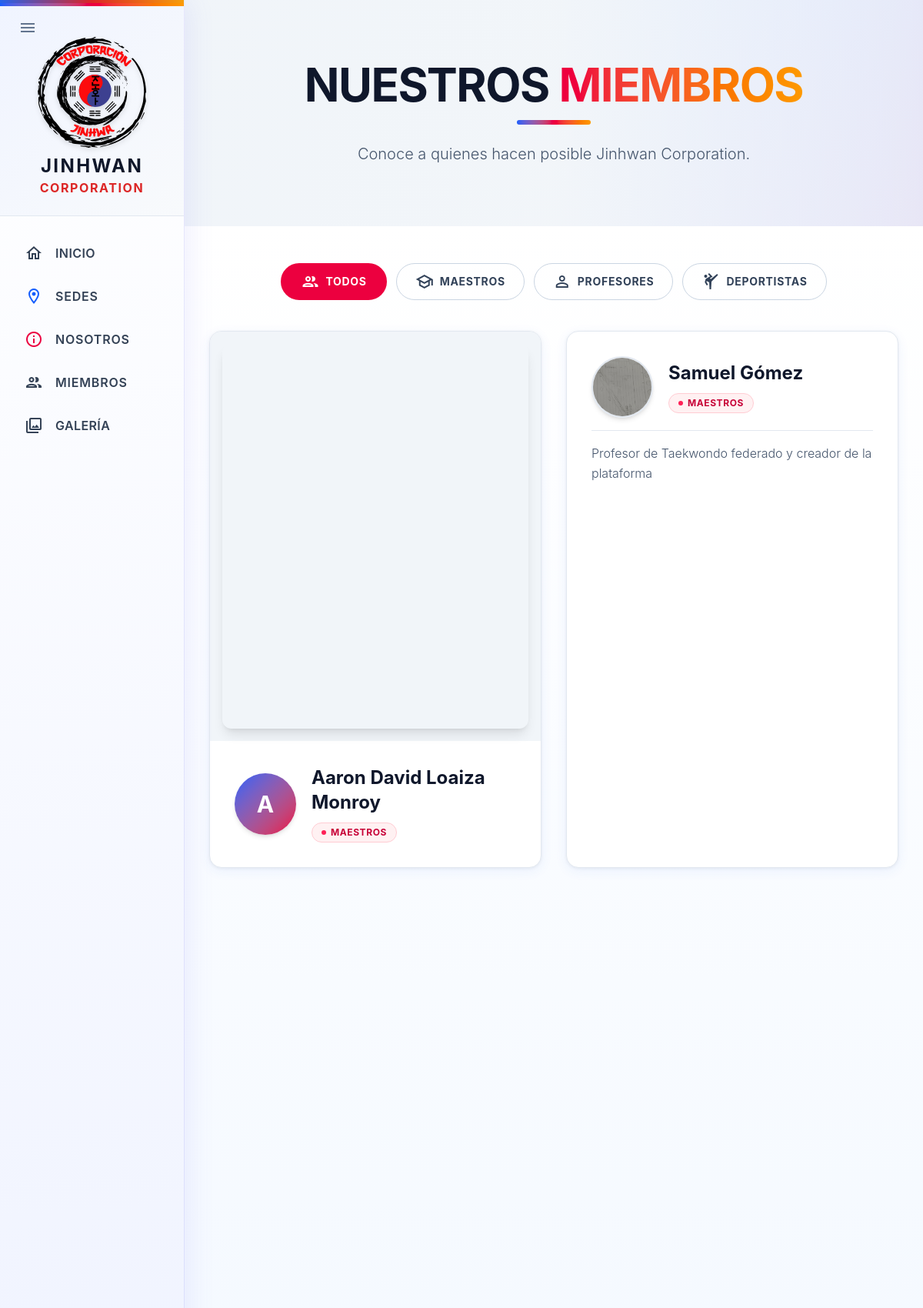
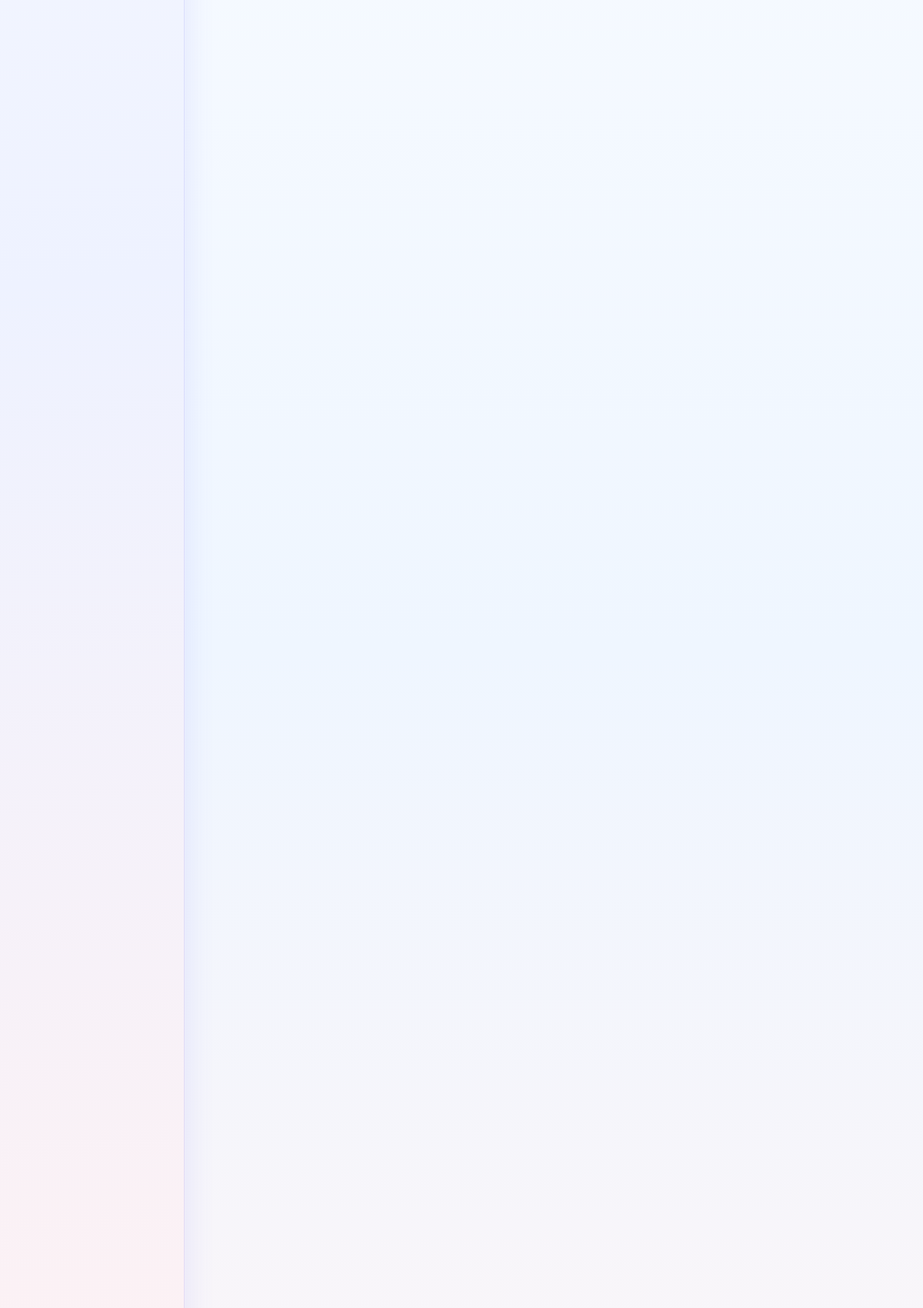
Screenshot of /miembros (upper part) with the database file from the repository (2 pictures, top to bottom).
### tables this page shows
CREATE TABLE `personas` (
  `id_persona` int NOT NULL AUTO_INCREMENT,
  `nombre` varchar(100) NOT NULL,
  `apellido` varchar(100) NOT NULL,
  `tipo_documento` varchar(50) DEFAULT 'TI',
  `num_doc` varchar(100) DEFAULT NULL,
  `telefono` varchar(50) DEFAULT NULL,
  `id_sede` int DEFAULT NULL,
  `foto_perfil` varchar(255) DEFAULT NULL,
  `activo` tinyint(1) DEFAULT '1',
  `created_at` timestamp NULL DEFAULT CURRENT_TIMESTAMP,
  PRIMARY KEY (`id_persona`),
  KEY `idx_personas_sede` (`id_sede`),
  KEY `idx_personas_num_doc` (`num_doc`),
  CONSTRAINT `fk_personas_sede` FOREIGN KEY (`id_sede`) REFERENCES `sedes` (`id_sede`) ON DELETE SET NULL ON UPDATE CASCADE
);

CREATE TABLE `galeria_multimedia` (
  `id_multimedia` int NOT NULL AUTO_INCREMENT,
  `id_persona` int DEFAULT NULL,
  `url` varchar(255) NOT NULL,
  `titulo` varchar(100) DEFAULT NULL,
  `descripcion` text,
  PRIMARY KEY (`id_multimedia`),
  KEY `idx_galeria_persona` (`id_persona`),
  CONSTRAINT `fk_galeria_persona` FOREIGN KEY (`id_persona`) REFERENCES `personas` (`id_persona`) ON DELETE CASCADE ON UPDATE CASCADE
);

CREATE TABLE `perfil_maestros` (
  `id_persona` int NOT NULL,
  `id_grado` int DEFAULT NULL,
  `descripcion_perfil` text,
  `logros` text,
  `mostrar_en_web` tinyint(1) DEFAULT '0',
  PRIMARY KEY (`id_persona`),
  KEY `idx_maestro_grado` (`id_grado`),
  CONSTRAINT `fk_perfil_maestro_persona` FOREIGN KEY (`id_persona`) REFERENCES `personas` (`id_persona`) ON DELETE CASCADE ON UPDATE CASCADE,
  CONSTRAINT `fk_perfil_maestro_grado` FOREIGN KEY (`id_grado`) REFERENCES `grados` (`id_grado`) ON DELETE SET NULL ON UPDATE CASCADE
);

### vistas/web/miembros.php (the view, shortened to what the rows shown need)
<?php include __DIR__ . '/../layout/sitio_cabecera.php'; ?>
<section class="relative py-20 overflow-hidden transition-colors duration-300">
    <div class="container mx-auto px-4 relative z-10 text-center">
        <h1 class="text-5xl md:text-6xl font-display font-bold text-slate-900 dark:text-white mb-4 uppercase tracking-tight transition-colors">
            Nuestros <span class="text-transparent bg-clip-text bg-gradient-to-r from-rose-600 to-amber-500">Miembros</span>
        </h1>
    </div>
</section>
<section class="py-12 relative overflow-hidden min-h-screen transition-colors duration-300">
    <div class="container mx-auto px-4 sm:px-6 lg:px-8 relative z-10">
        <div class="grid grid-cols-1 lg:grid-cols-2 gap-8" id="miembros-grid">
            <?php
            function getCleanEmbedUrl($url) {
                if (strpos($url, 'youtube.com') !== false || strpos($url, 'youtu.be') !== false) {
                    $videoId = '';
                    if (preg_match('/(?:youtube\.com\/(?:[^\/]+\/.+\/|(?:v|e(?:mbed)?)\/|.*[?&]v=)|youtu\.be\/)([^"&?\/\s]{11})/i', $url, $match)) {
                        $videoId = $match[1];
                    } elseif (preg_match('/youtube\.com\/shorts\/([^"&?\/\s]{11})/i', $url, $match)) {
                        $videoId = $match[1];
                    }
                    if ($videoId) {
                        return "https://www.youtube.com/embed/{$videoId}?controls=0&modestbranding=1&rel=0&showinfo=0&autoplay=1&mute=1&loop=1&playlist={$videoId}";
                    }
                } elseif (strpos($url, 'vimeo.com') !== false) {
                    if (preg_match('/vimeo\.com\/(\d+)/i', $url, $match)) {
                        $videoId = $match[1];
                        return "https://player.vimeo.com/video/{$videoId}?background=1&autoplay=1&loop=1&byline=0&title=0";
                    }
                }
                return null;
            }
            ?>
            <?php if(!empty($miembros)): ?>
                <?php foreach($miembros as $m):
                ?>
                    <?php $embed_url = !empty($m['instagram_url']) ? getCleanEmbedUrl($m['instagram_url']) : null; ?>
                    <div class="miembro-card bg-white dark:bg-slate-900/60 border border-slate-200 dark:border-slate-700 rounded-2xl overflow-hidden flex flex-col <?= $embed_url ? 'xl:flex-row' : '' ?> shadow-md hover:shadow-xl transition-all duration-300 hover:border-rose-500/40 dark:hover:border-rose-500/30" data-category="<?= htmlspecialchars($m['rol_id']) ?>">
                        <?php if($embed_url): ?>
                        <div class="xl:w-1/2 p-4 bg-slate-100 dark:bg-black/20 flex items-center justify-center min-h-[400px] transition-colors">
                            <iframe src="<?= htmlspecialchars($embed_url) ?>" class="w-full h-full min-h-[500px] border-0 rounded-xl shadow-lg pointer-events-auto" frameborder="0" allow="autoplay; fullscreen; picture-in-picture" allowfullscreen></iframe>
                        </div>
                        <?php endif; ?>
                        <div class="<?= $embed_url ? 'xl:w-1/2' : 'w-full' ?> p-8 flex flex-col justify-center space-y-4">
                            <div class="flex items-center gap-5">
                                <?php if (!empty($m['foto_perfil'])): ?>
                                    <img src="<?= base_url('/public/uploads/perfiles/' . $m['foto_perfil']) ?>" class="w-20 h-20 rounded-full object-cover shadow-md border-2 border-slate-200 dark:border-slate-700 shrink-0">
                                <?php else: ?>
                                    <div class="w-20 h-20 rounded-full bg-gradient-to-br from-blue-600 to-rose-600 flex items-center justify-center text-white font-display font-bold text-3xl shadow-md shrink-0">
                                        <?= strtoupper(substr($m['nombre'], 0, 1)) ?>
                                    </div>
                                <?php endif; ?>
                                <div>
                                    <h3 class="text-2xl font-display font-bold text-slate-900 dark:text-white mb-2 transition-colors"><?= htmlspecialchars($m['nombre'] . ' ' . $m['apellido']) ?></h3>
                                    <span class="inline-flex items-center gap-1.5 px-3 py-1 rounded-full text-xs font-bold bg-rose-50 dark:bg-rose-600/10 border border-rose-200 dark:border-rose-500/30 text-rose-700 dark:text-rose-400 uppercase tracking-wider transition-colors">
                                        <span class="w-1.5 h-1.5 rounded-full bg-rose-500 animate-pulse"></span>
                                        <?= htmlspecialchars($m['rol_id']) ?>
                                    </span>
                                </div>
                            </div>
                            <?php if(!empty($m['descripcion_perfil'])): ?>
                            <div class="pt-4 border-t border-slate-200 dark:border-slate-800/80 transition-colors">
                                <p class="text-slate-600 dark:text-slate-300 font-light leading-relaxed whitespace-pre-line transition-colors"><?= htmlspecialchars($m['descripcion_perfil']) ?></p>
                            </div>
                            <?php endif; ?>
                        </div>
                    </div>
                <?php endforeach; ?>
            <?php endif; ?>
        </div>
    </div>
</section>
<?php include __DIR__ . '/../layout/sitio_pie.php'; ?>

### rows the page displays
personas: nombre "A", nombre+apellido "Aaron David Loaiza Monroy", rol_id "MAESTROS"
perfil_maestros: id_persona.foto_perfil (picture), id_persona.apellido "Samuel Gómez", rol_id "MAESTROS", descripcion_perfil "Profesor de Taekwondo federado y creador de la plataforma"
